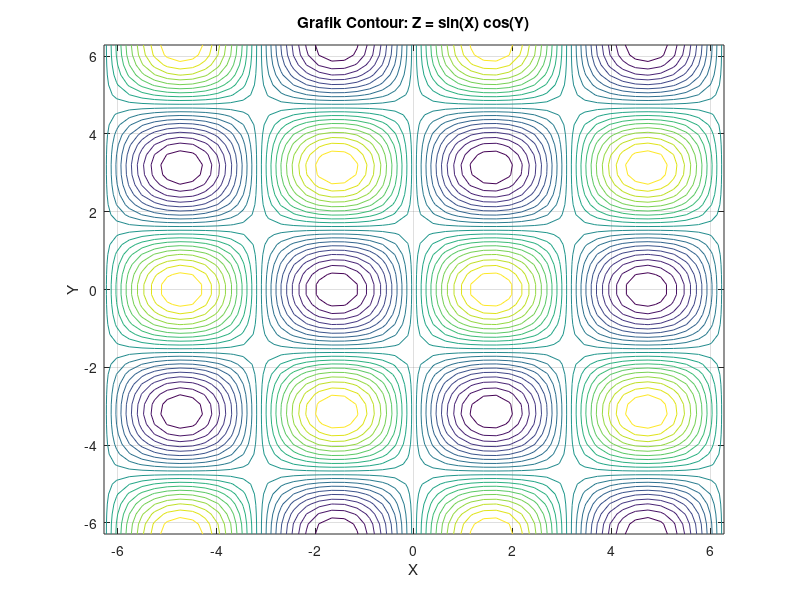

Here is the MATLAB script that generated this plot:
clc;
clear;
close all;

x = linspace(-2*pi, 2*pi, 50);
y = linspace(-2*pi, 2*pi, 50);

[X,Y] = meshgrid(x,y);

Z = sin(X).*cos(Y);

figure;
contour(X,Y,Z,20);

grid on;
title('Grafik Contour: Z = sin(X) cos(Y)');
xlabel('X');
ylabel('Y');
